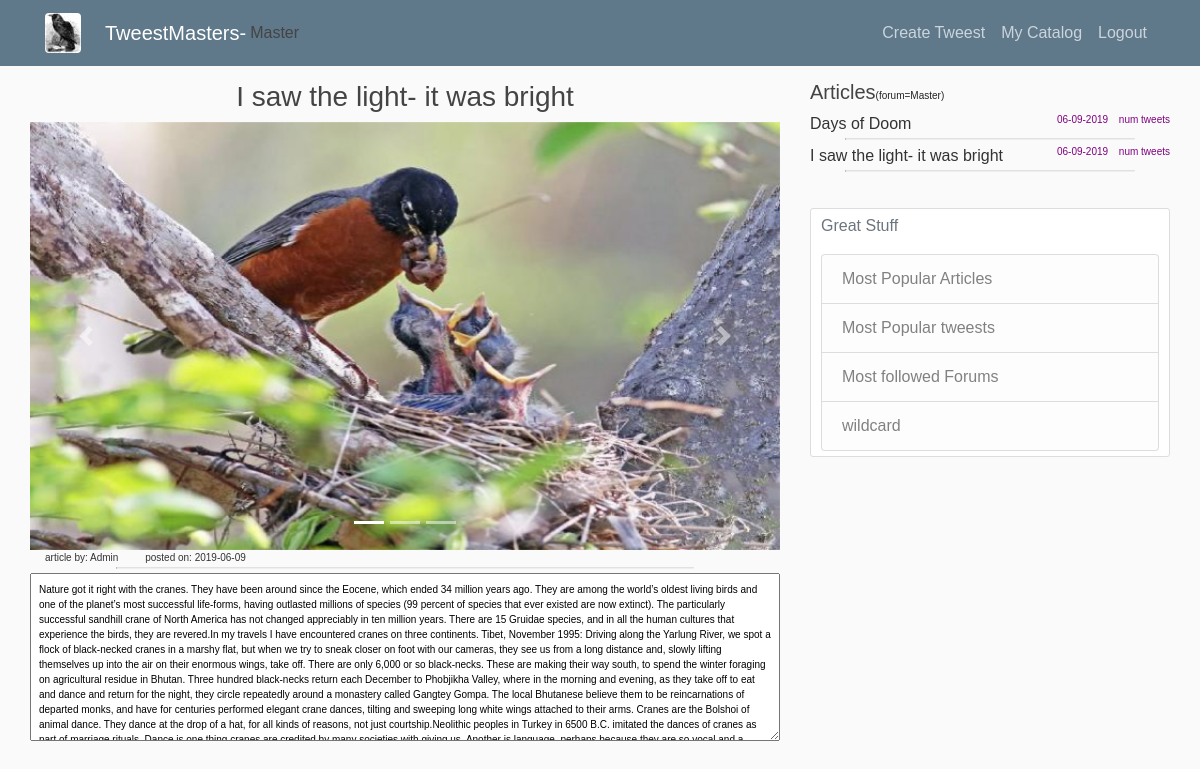
The app's page /article/2 (signed in), older data.
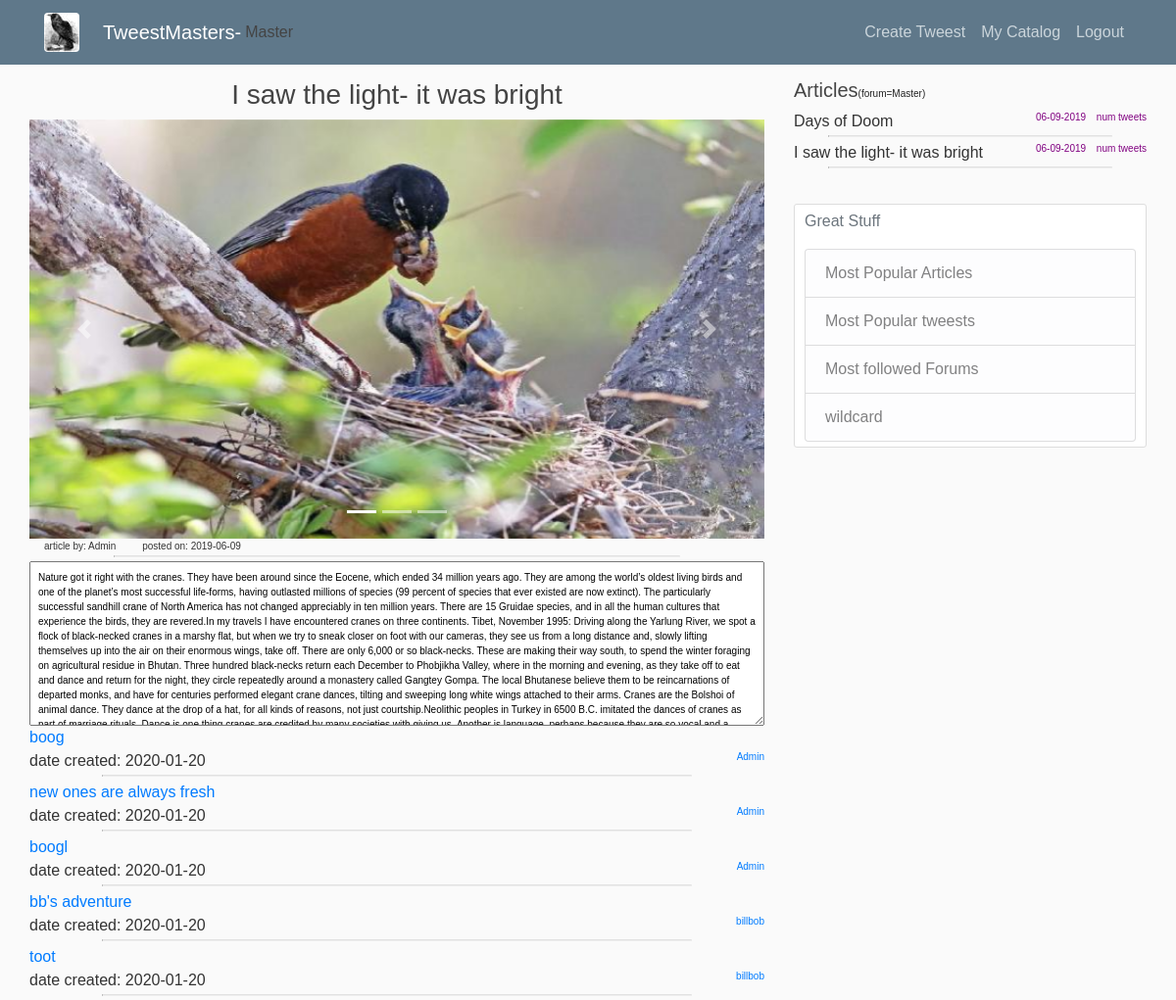
The same page, newer data.
### tweestmaster/models.py (models this page shows, shortened)
class Article(db.Model, UserMixin):
    id = db.Column(db.Integer, primary_key=True)
    title = db.Column(db.String(200), nullable=False, unique=True)
    content = db.Column(db.String(10000), nullable=False)
    date_created = db.Column(db.DateTime, nullable=False, default=datetime.utcnow)
    icon = db.Column(db.String(200), nullable=False, default='default.jpg')
    forum_id = db.Column(db.Integer, db.ForeignKey('forum.id'), nullable=False)
    user_id = db.Column(db.Integer, db.ForeignKey("user.id"), nullable=False)
    pics = db.relationship('ArticlePicture', backref='pic_article', lazy=True)
    sources = db.relationship("ArticleSource", backref="source_article", lazy=True)
    tweests = db.relationship("Tweest", backref="tweest_article", lazy=True)

class User(db.Model, UserMixin):
    id = db.Column(db.Integer, primary_key=True)
    username = db.Column(db.String(30), nullable=False, unique=True)
    email = db.Column(db.String(100), nullable=False, unique=True)
    password = db.Column(db.String(40), nullable=False)
    image_file = db.Column(db.String(50), nullable=False, default='default.png')
    date_created = db.Column(db.DateTime, nullable=False, default=datetime.utcnow)
    reviews = db.relationship("Review", backref="review_user", lazy=True)
    tweests = db.relationship("Tweest", backref='tweest_user', lazy=True)
    articles = db.relationship("Article", backref="article_user")
    forums = db.relationship("Forum", secondary="memberships", lazy='subquery',
                             backref=db.backref("users", lazy=True))

class Tweest(db.Model, UserMixin):
    id = db.Column(db.Integer, primary_key=True)
    title = db.Column(db.String(50), nullable=False, unique=True)
    content = db.Column(db.String(1000), nullable=False, unique=True)
    date_created = db.Column(db.DateTime, nullable=False, default=datetime.utcnow)
    user_id = db.Column(db.Integer, db.ForeignKey("user.id"), nullable=False, default=1)
    forum_id = db.Column(db.Integer, db.ForeignKey("forum.id"), nullable=False, default=1)
    article_id = db.Column(db.Integer, db.ForeignKey("article.id"), nullable=False, default=1)
    sources = db.relationship("tweestsource", backref='source_tweest', lazy=True)
    reviews = db.relationship("Review", backref="review_tweest", lazy=True)

### tweestmaster/articles/routes.py (the view)
@articles.route("/article/<int:id>", methods=['GET', 'POST'])
@login_required
def article(id):
    article = Article.query.filter_by(id=id).first()
    user = User.query.filter_by(id=article.user_id).first()
    assert (article != False)
    f_id = article.forum_id
    current_forum = Forum.query.filter_by(id=f_id).first()
    current_forum_name = current_forum.name
    tweests = article.tweests  # \
    images = article.pics
    assert (len(images) >= 1)
    path = "raven_tn.jpg"
    all_articles = Article.query.filter_by(forum_id=f_id) # all articles for a forum
    all_forums = Forum.query.all()
    user_ids = [tweest.user_id for tweest in tweests]
    user_names = [User.query.filter_by(id=each_id).first().username for each_id in user_ids]
    t_u = zip(tweests, user_ids, user_names)
    tweests_join = db.session.query(Tweest, User).filter(Tweest.article_id == id).all()
    data_args = {
        "tweests":tweests,
        "tweests_users":t_u,
        "id":id,
        "articles":all_articles,
        "forums":all_forums,
        "tweests_join":tweests_join,
        "images":images,
        "forum_id":f_id,
        "path":path,
        "article":article,
        "title":"Article",
        "legend": "an article by " + user.username,
        "current_article": session.get('current_article_id', 1),  # default 1st article for display always
        "current_user": session.get("current_user_id", -1),  # -1 is unkwown user
        "current_forum_id": session.get('current_forum_id', 1),  # master
        "current_forum_name":current_forum_name,
        "current_forum":current_forum,
    }
    return render_template('articles/article.html', id=id, data=data_args)

### tweestmaster/models.py (called while the page is built)
@login_manager.user_loader
def load_user(user_id):
    return User.query.get(int(user_id))

### tweestmaster/templates/articles/article.html (shortened to what this page needs)
{% extends 'layout-basic.html' %}
    {% block main_content %}
    <div class="text-center">
        <h3 class=" mb-2 ">{{ data["article"].title }}</h3>
    </div>
    <div class="carousel slide" data-ride="carousel" id="carouselExampleIndicators">
        <ol class="carousel-indicators">
            <li class="active" data-slide-to="0" data-target="#carouselExampleIndicators"></li>
            <li data-slide-to="1" data-target="#carouselExampleIndicators"></li>
            <li data-slide-to="2" data-target="#carouselExampleIndicators"></li>
        </ol>
        <div class="carousel-inner">
            <div class="carousel-item active">
                <img alt="slide1"
                     class="d-block w-100"
                     src="{{ url_for('static', filename='article_images/' + data['images'][0].uri) }}">
            </div>
        </div>
        <a class="carousel-control-prev" data-slide="prev" href="#carouselExampleIndicators" role="button">
            <span aria-hidden="true" class="carousel-control-prev-icon"></span>
        </a>
        <a class="carousel-control-next" data-slide="next" href="#carouselExampleIndicators" role="button">
            <span aria-hidden="true" class="carousel-control-next-icon"></span>
        </a>
    </div>
    <div class="container">
        <div class="article-sm-font muted align-text-bottom">article by: <span id="my_text">{{ data["article"].article_user.username }}</span>
            <span class="article-sm-font muted ml-4">posted on: {{ data['article'].date_created.strftime('%Y-%m-%d') }}</span>
            <hr>
            <div class="row">
                <textarea class="article-content p-2" cols="800" rows="10">{{ data['article'].content }}</textarea>
            </div>
        </div>
    </div>
    <div>
        {% for data in data["tweests_users"] %}
        <article class="">
            <div class="sidebar_list_titles">
                <a href="{{ url_for('tweests.tweest', id=data[0].id) }}">{{ data[0].title }}</a>
                <div class="sidebar_list_titles">date created: {{ data[0].date_created.strftime('%Y-%m-%d') }}
                    <span class="text-muted float-right article-sm-font">
                    <a href="{{ url_for('users.user', id=data[1]) }}">{{ data[2] }}</a>
                    </span>
                    <hr>
                </div>
            </div>
        </article>
        {% endfor %}
    </div>
    {% endblock %}
{% block sidebar_main %}
{% include "/sub/all_articles_for_a_forum.html" %}
<div class="p-3"></div>
<div class="content-section">
    <p class='text-muted'>Great Stuff</p>
    <ul class="list-group">
        <li class="list-group-item list-group-item-light">Most Popular Articles</li>
        <li class="list-group-item list-group-item-light">Most Popular tweests</li>
        <li class="list-group-item list-group-item-light">Most followed Forums</li>
        <li class="list-group-item list-group-item-light">wildcard</li>
    </ul>
</div>
{% endblock %}

### tweestmaster/templates/sub/all_articles_for_a_forum.html
<div>
    <h5>Articles<span class="article-sm-font" style="color:#222222;">(forum={{ data["current_forum_name"] }})</span></h5>
    {% for art in data['articles'] %}
    {% if art.title %}
    <div class="get_class">{{ art.title }}
        <span class="float-right article-sm-font purple1_text">{{ art.date_created.strftime('%m-%d-%Y') }}
            <span class="pl-2">num tweets</span>
        </span>
    </div>
    <hr>
    {% else %}
    <h4>booger</h4>
    {% endif %}
    {% endfor %}
</div>

Row changes from the older to the newer data that the page shows:
now on one of the page's lists (row unchanged): User: title "boog", date_created "2020-01-20", username "Admin", title "new ones are always fresh", title "boogl"
added User: title "bb's adventure", date_created "2020-01-20", username "billbob", title "toot"
